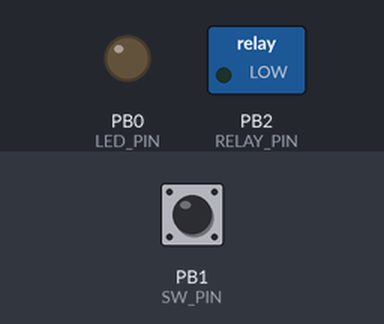
The sketch below on a simulated ATtiny85, built with avr-gcc and run on an emulated ATtiny85. Shown: switched loads named in the sketch (green lamp = pin HIGH), output pins drawn as LEDs (lit = HIGH). The test bench sets the inputs (shaded band); at power-on: PB1 (SW_PIN) HIGH.

Above: at 1.2 s.
1.3 s: PB1 (SW_PIN) pulled LOW for 0.15 s
At 2.6 s:
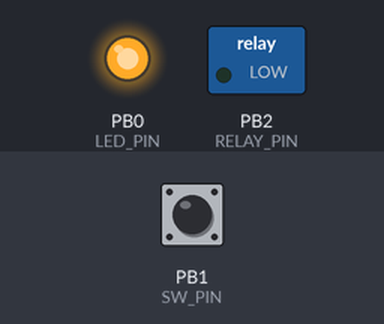
Timing chart, 0 to 4.3 s (numbered marks = the images above; inputs shaded):
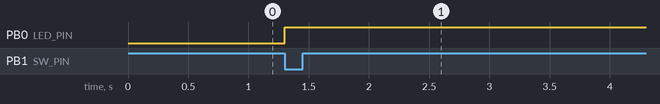

Measured:
- after the input at 1.3 s, PB0 (LED_PIN): LOW → HIGH at once

The sketch:

IROnOff.ino
```cpp
/*

 */

#include <IRremote.h> //https://github.com/z3t0/Arduino-IRremote
#include <EEPROM.h>

#define RECV_PIN  3
#define RELAY_PIN  2
#define LED_PIN  0
#define SW_PIN  1


IRrecv irrecv(RECV_PIN);
decode_results results;

unsigned long good_code;
unsigned long i;


void setup()
{
  pinMode(RELAY_PIN, OUTPUT);
  pinMode(LED_PIN, OUTPUT);
  pinMode(SW_PIN,INPUT_PULLUP);
  irrecv.enableIRIn(); // Start the receiver
  pinMode(RECV_PIN,INPUT_PULLUP);
  EEPROM.get(0, good_code); //read in eeprom
}


void loop() {
  if (irrecv.decode(&results)) {
    if (results.value==good_code){
        digitalWrite(RELAY_PIN,HIGH);
        digitalWrite(LED_PIN,HIGH);
    }
    irrecv.resume(); // Receive the next value
    i=50000;
    while (i--){;}
    digitalWrite(RELAY_PIN,LOW);
    digitalWrite(LED_PIN,LOW);
  }
  // Key learning
  if (!digitalRead(SW_PIN)){
      digitalWrite(LED_PIN,HIGH);
      while (!irrecv.decode(&results)) { ;}
      EEPROM.put(0,results.value);//save in eeprom
      irrecv.resume(); // Receive the next value
      EEPROM.get(0, good_code); //read in eeprom
      digitalWrite(LED_PIN,LOW);
  } //end learning
}
```
